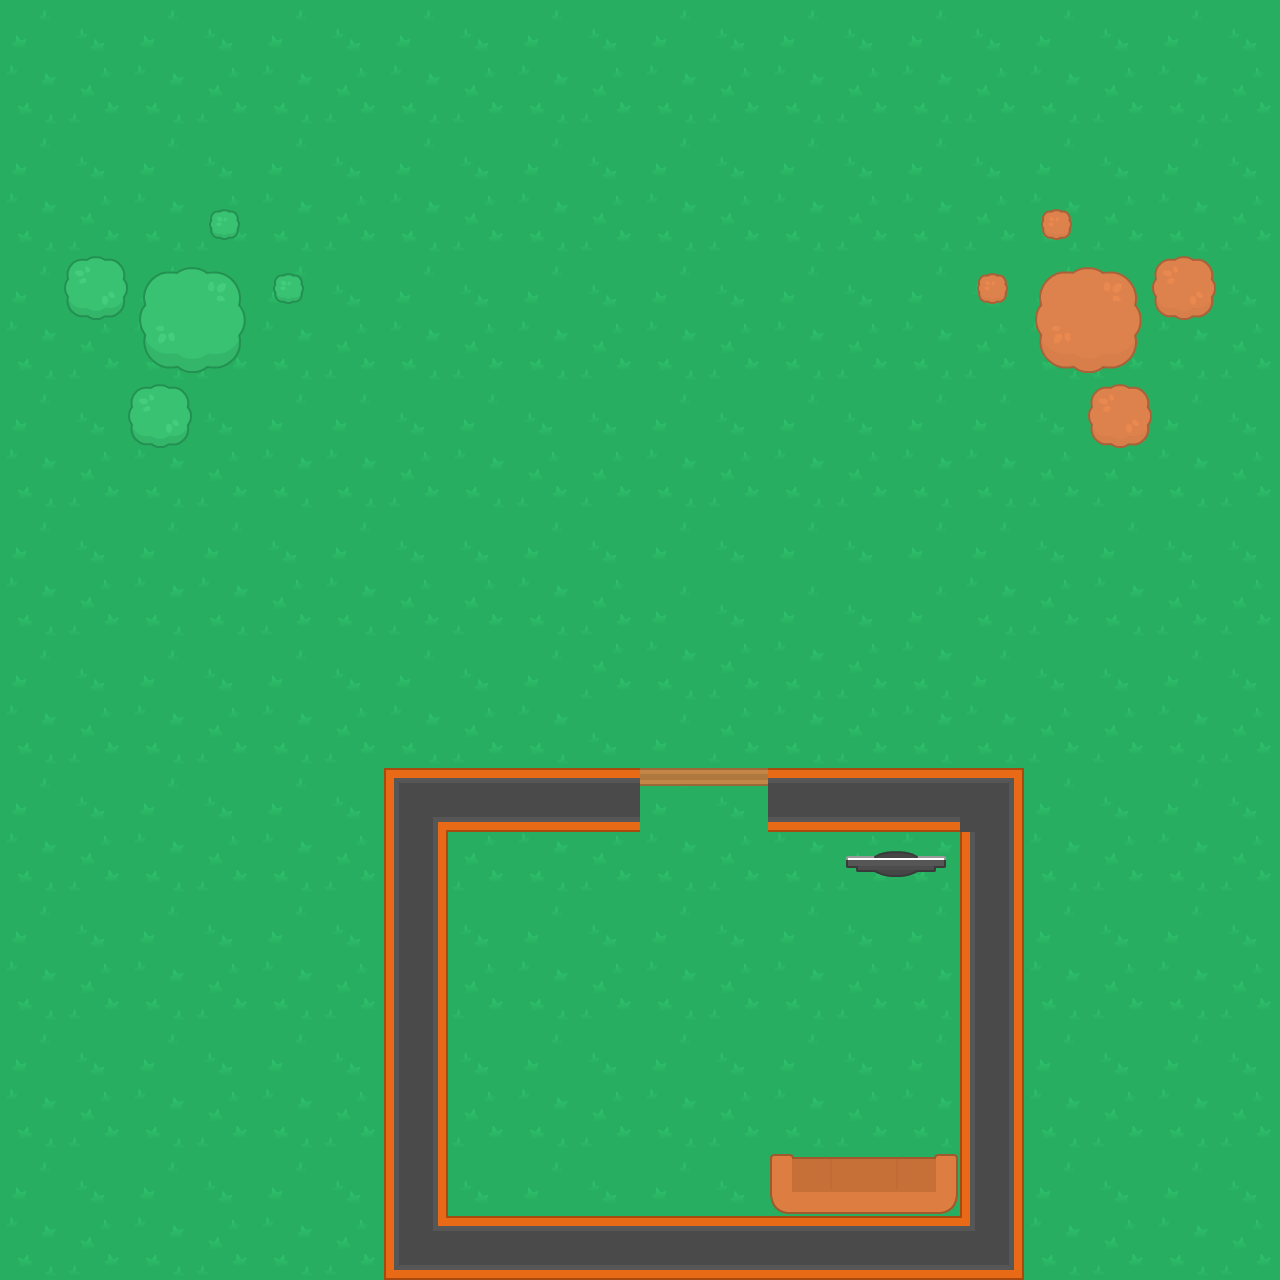

Below is a game level as drawn by its tile map, then a one-line description and the .tmx file that defines it, in full:
An orthogonal 20x20 tile map with 64x64 px tiles, 3 tile layers (collision, Tile Layer 2, entities) and 2 objects.

<map version="1.10" tiledversion="1.10.2" orientation="orthogonal" renderorder="right-down" width="20" height="20" tilewidth="64" tileheight="64" infinite="0" nextlayerid="11" nextobjectid="33">
 <tileset firstgid="1" name="poooops" tilewidth="64" tileheight="64" spacing="10" tilecount="540" columns="27">
  <image source="spritesheet_tiles.png" width="1988" height="1470" />
 </tileset>
 <layer id="1" name="collision" width="20" height="20">
  <data encoding="csv">
3,4,3,4,3,4,3,4,3,4,3,4,3,4,3,4,3,4,3,4,
2,1,2,1,2,1,2,1,2,1,2,1,2,1,2,1,2,1,2,1,
3,4,3,4,3,4,3,4,3,4,3,4,3,4,3,4,3,4,3,4,
2,1,2,1,2,1,2,1,2,1,2,1,2,1,2,1,2,1,2,1,
3,4,3,4,3,4,3,4,3,4,3,4,3,4,3,4,3,4,3,4,
2,1,2,1,2,1,2,1,2,1,2,1,2,1,2,1,2,1,2,1,
3,4,3,4,3,3,4,3,4,4,3,4,3,4,3,3,4,4,3,4,
2,1,2,1,2,2,1,2,1,1,2,1,2,1,2,2,1,1,2,1,
3,4,3,3,4,3,4,4,3,4,3,4,3,4,3,3,4,3,4,4,
2,1,2,2,1,2,1,1,2,1,3,4,3,4,3,2,1,2,1,1,
3,4,3,4,3,4,3,4,3,1,2,1,2,1,2,3,4,4,3,4,
2,1,2,1,2,1,2,1,2,4,3,1,2,1,2,2,1,1,2,1,
3,4,3,4,3,4,3,4,3,4,3,4,3,4,3,4,3,4,3,4,
2,1,2,1,2,1,2,1,2,1,2,1,2,1,2,1,2,1,2,1,
3,4,3,4,3,4,3,4,3,4,3,4,3,4,3,4,3,4,3,4,
2,1,2,1,2,1,2,1,2,1,2,1,2,1,2,1,2,1,2,1,
3,4,3,4,3,4,3,4,3,4,3,4,3,4,3,4,3,4,3,4,
2,1,2,1,2,1,2,1,2,1,2,1,2,1,2,1,2,1,2,1,
3,4,3,4,3,4,3,4,3,4,3,4,3,4,3,4,3,4,3,4,
2,1,2,1,2,1,2,1,2,1,2,1,2,1,2,1,2,1,2,1
</data>
 </layer>
 <layer id="2" name="Tile Layer 2" width="20" height="20">
  <data encoding="csv">
0,0,0,0,0,0,0,0,0,0,0,0,0,0,0,0,0,0,0,0,
0,0,0,0,0,0,0,0,0,0,0,0,0,0,0,0,0,0,0,0,
0,0,0,0,0,0,0,0,0,0,0,0,0,0,0,0,0,0,0,0,
0,0,0,235,0,0,0,0,0,0,0,0,0,0,0,0,236,0,0,0,
0,183,181,182,235,0,0,0,0,0,0,0,0,0,0,236,184,185,186,0,
0,0,208,209,0,0,0,0,0,0,0,0,0,0,0,0,211,212,0,0,
0,0,183,0,0,0,0,0,0,0,0,0,0,0,0,0,0,186,0,0,
0,0,0,0,0,0,0,0,0,0,0,0,0,0,0,0,0,0,0,0,
0,0,0,0,0,0,0,0,0,0,0,0,0,0,0,0,0,0,0,0,
0,0,0,0,0,0,0,0,0,0,0,0,0,0,0,0,0,0,0,0,
0,0,0,0,0,0,0,0,0,0,0,0,0,0,0,0,0,0,0,0,
0,0,0,0,0,0,0,0,0,0,0,0,0,0,0,0,0,0,0,0,
0,0,0,0,0,0,109,111,111,111,470,470,111,111,111,117,0,0,0,0,
0,0,0,0,0,0,138,0,0,0,0,0,0,0,0,138,0,0,0,0,
0,0,0,0,0,0,138,0,0,0,0,0,0,0,0,138,0,0,0,0,
0,0,0,0,0,0,138,0,0,0,0,0,0,0,0,138,0,0,0,0,
0,0,0,0,0,0,138,0,0,0,0,0,0,0,0,138,0,0,0,0,
0,0,0,0,0,0,138,0,0,0,0,0,0,0,0,138,0,0,0,0,
0,0,0,0,0,0,138,0,0,0,0,0,0,0,0,138,0,0,0,0,
0,0,0,0,0,0,136,111,111,111,111,111,111,111,111,137,0,0,0,0
</data>
 </layer>
 <group id="7" name="Group Layer 1">
  <layer id="10" name="entities" width="20" height="20">
   <data encoding="csv">
0,0,0,0,0,0,0,0,0,0,0,0,0,0,0,0,0,0,0,0,
0,0,0,0,0,0,0,0,0,0,0,0,0,0,0,0,0,0,0,0,
0,0,0,0,0,0,0,0,0,0,0,0,0,0,0,0,0,0,0,0,
0,0,0,0,0,0,0,0,0,0,0,0,0,0,0,0,0,0,0,0,
0,0,0,0,0,0,0,0,0,0,0,0,0,0,0,0,0,0,0,0,
0,0,0,0,0,0,0,0,0,0,0,0,0,0,0,0,0,0,0,0,
0,0,0,0,0,0,0,0,0,0,0,0,0,0,0,0,0,0,0,0,
0,0,0,0,0,0,0,0,0,0,0,0,0,0,0,0,0,0,0,0,
0,0,0,0,0,0,0,0,0,0,0,0,0,0,0,0,0,0,0,0,
0,0,0,0,0,0,0,0,0,0,0,0,0,0,0,0,0,0,0,0,
0,0,0,0,0,0,0,0,0,0,0,0,0,0,0,0,0,0,0,0,
0,0,0,0,0,0,0,0,0,0,0,0,0,0,0,0,0,0,0,0,
0,0,0,0,0,0,0,0,0,0,0,0,0,0,0,0,0,0,0,0,
0,0,0,0,0,0,0,0,0,0,0,0,0,532,533,0,0,0,0,0,
0,0,0,0,0,0,0,0,0,0,0,0,0,0,0,0,0,0,0,0,
0,0,0,0,0,0,0,0,0,0,0,0,0,0,0,0,0,0,0,0,
0,0,0,0,0,0,0,0,0,0,0,0,0,0,0,0,0,0,0,0,
0,0,0,0,0,0,0,0,0,0,0,0,0,0,0,0,0,0,0,0,
0,0,0,0,0,0,0,0,0,0,0,0,474,475,476,0,0,0,0,0,
0,0,0,0,0,0,0,0,0,0,0,0,0,0,0,0,0,0,0,0
</data>
  </layer>
  <objectgroup id="4" name="entities">
   <object id="29" x="772.667" y="1156.33" width="183.667" height="47.3333" />
   <object id="30" x="945.167" y="870.667" width="98.125" height="13.25" rotation="180" />
  </objectgroup>
 </group>
</map>
